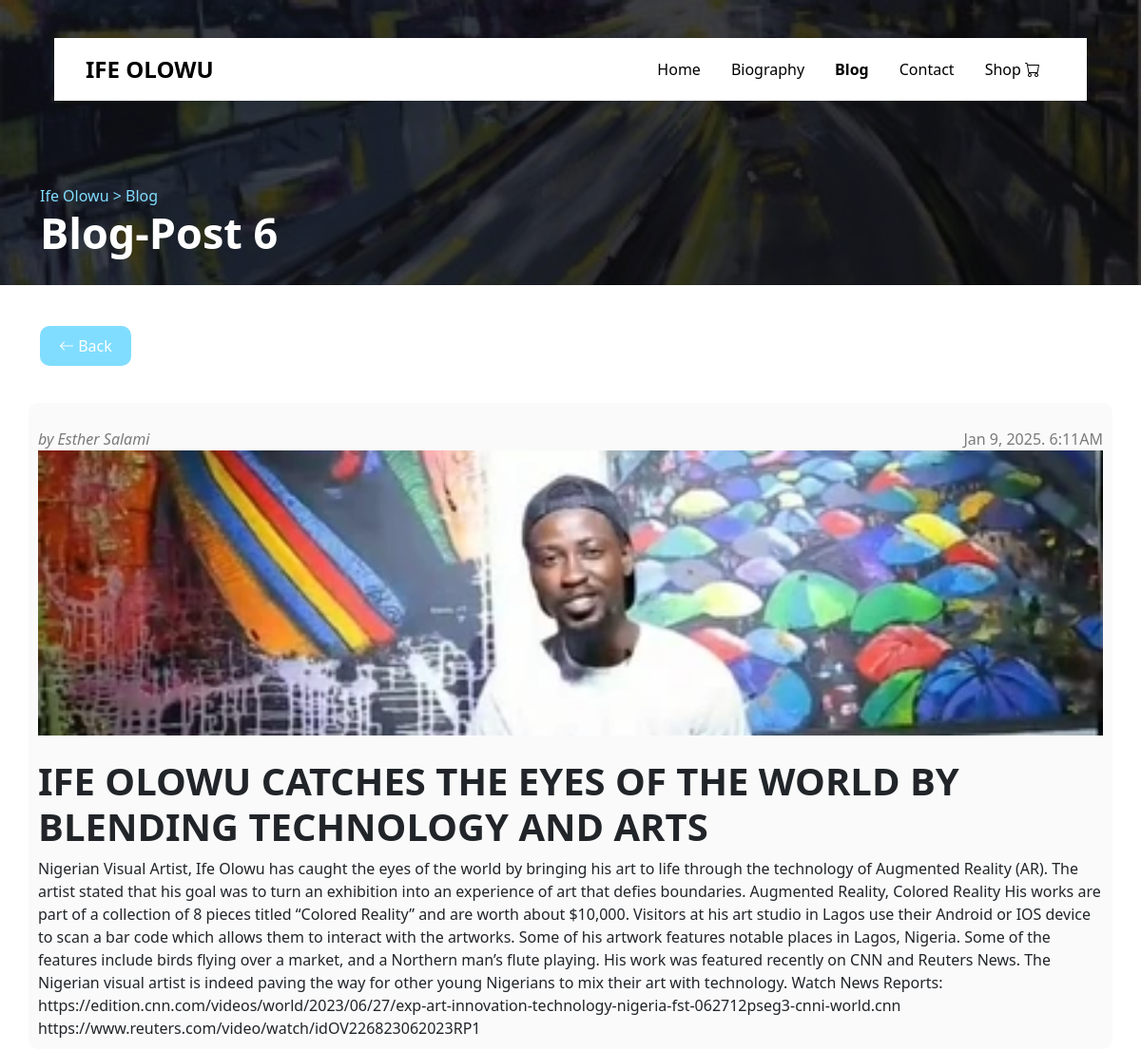
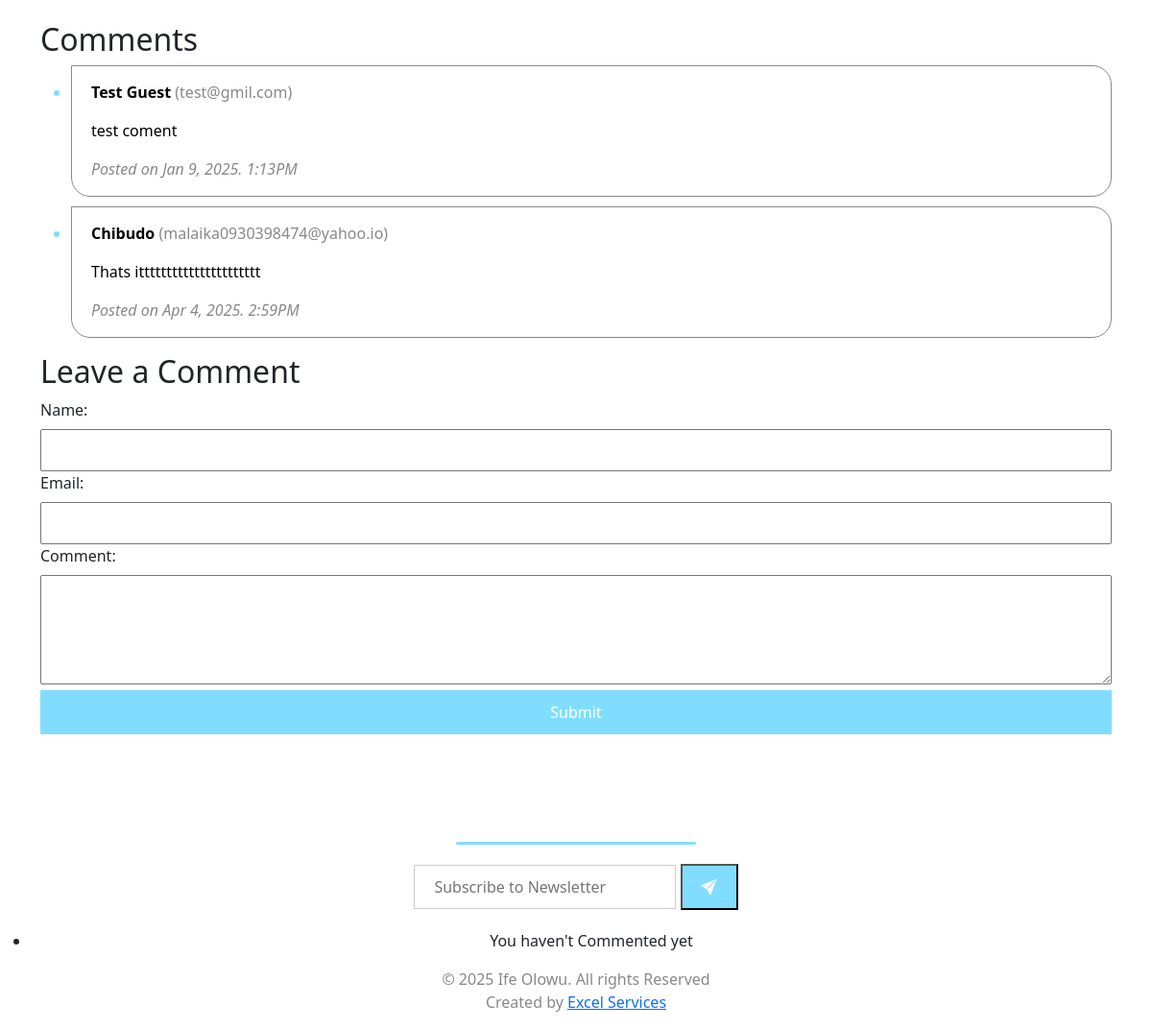
The page /blog/6/ on the database its author committed (2 pictures, top to bottom).
### blog/models.py (models this page shows, shortened)
class BlogPost(models.Model):
    id = models.AutoField(primary_key=True)
    title = models.CharField(max_length=200)
    image = models.ImageField(
        upload_to='blog/images/',
        blank=True,
        null=True,
        validators=[validate_image_size, FileExtensionValidator(['jpg', 'jpeg', 'png', 'gif'])]
    )
    content = models.TextField()
    author = models.CharField(max_length=100, blank=True, null=True)  # Optional author name
    date_created = models.DateTimeField(auto_now_add=True)

class Comment(models.Model):
    id = models.AutoField(primary_key=True)
    blog_post = models.ForeignKey(BlogPost, on_delete=models.CASCADE, related_name='comments')
    name = models.CharField(max_length=100)  # Name of the commenter
    email = models.EmailField()
    content = models.TextField()  # Comment content
    date_created = models.DateTimeField(auto_now_add=True)

### blog/views.py (the view)
# urls.py: path('<int:post_id>/', views.blog_detail, name='blog_detail'),
def blog_detail(request, post_id):
    post = get_object_or_404(BlogPost, id=post_id)
    comments = post.comments.all()  # Get all comments for the post
    if request.method == 'POST':
        form = CommentForm(request.POST)
        if form.is_valid():
            comment = form.save(commit=False)
            comment.blog_post = post  # Associate comment with the current blog post
            comment.save()
            messages.success(request, 'Your comment has been submitted successfully.')
            return redirect('blog_detail', post_id=post.id)
    else:
        messages.error(request, "You haven't Commented yet")
        form = CommentForm()
    return render(request, 'blog/blog_detail.html', {'post': post, 'comments': comments, 'form': form})

### blog/forms.py
class CommentForm(forms.ModelForm):
    class Meta:
        model = Comment
        fields = ['name', 'email', 'content']  # Fields to display in the form
        widgets = {
            'content': forms.Textarea(attrs={'rows': 4}),
        }

### blog/templates/blog/blog_detail.html (shortened to what this page needs)
{% load static %}
<!DOCTYPE html>
<html lang="en">
<head>
  <link href="https://cdn.jsdelivr.net/npm/bootstrap@5.3.0/dist/css/bootstrap.min.css" rel="stylesheet">
  <link href="https://cdn.jsdelivr.net/npm/bootstrap-icons/font/bootstrap-icons.css" rel="stylesheet">
   {% load humanize %}
</head>
<body>
<div class="container">
  <header class="header">
    <div class="container-fluid">
      <div class="d-flex justify-content-between align-items-center py-2 px-3">
        <div class="logo">
          <h1><b>IFE OLOWU</b></h1>
        </div>
        <nav class="d-none d-lg-block">
          <ul class="nav">
            <li class="nav-item">
              <a class="nav-link" href="{% url 'homepage' %}">Home</a>
            </li>
            <li class="nav-item">
              <a class="nav-link" href="{% url 'biography' %}">Biography</a>
            </li>
            <li class="nav-item">
              <a class="nav-link active" href="{% url 'blog_list' %}">Blog</a>
            </li>
            <li class="nav-item">
              <a class="nav-link" href="{% url 'contact' %}">Contact</a>
            </li>
            <li class="nav-item">
              <a class="nav-link" href="{% url 'product_list' %}">
                Shop <i class="bi bi-cart"></i>
              </a>
            </li>
          </ul>
        </nav>
      </div>
    </div>
  </header>
</div>
        <br><br>
        <div class="bkg-img">
            <img width="100%" src="{% static 'core\images\blog.jpg' %}" class="top-img" alt="shop">
        </div>
        <div class="info-area">
            <div class="container">
                <span style="color: #81ddff;"><a href="{% url 'homepage' %}" style="text-decoration: none; color: #81ddff;">Ife Olowu</a> > <a href="{% url 'blog_list' %}" style="text-decoration: none; color: #81ddff;"> Blog</a></span>
                <h1 style="color: #fff; font-size: 45px;"><b>Blog-Post {{ post.id }}</b></h1>
                <br><br><br>
                <a class="btn-back" href="{% url 'blog_list' %}"><i class="bi bi-arrow-left"></i> Back</a>
            </div>
            <br><br>
            <div class="container" style="display: static;">
                <div class="row">
                    <div class="post col"><p></p>
                        <span style="display: flex; justify-content: space-between;">
                            <span style="font-style: italic; color: #7a7a7a;">by {{ post.author }}</span>
                            <span style="color: #7a7a7a;">{{ post.date_created|date:"M j, Y. g:iA" }}</span>
                        </span>
                        <span class="img-blog">
                          {% if post.image %}
                              <img src="{{ post.image.url }}" alt="Blog Image">
                          {% else %}
                              <img src="{% static 'core\images\blog.jpg' %}" alt="Blog Image">
                          {% endif %}
                        </span>
                        <br>
                        <span class="blog-content"><h1><b>{{ post.title|upper }}</b></h1>{{ post.content }}</span>
                    </div>
                    <div class="comments col-12"><br>
                    <h2>Comments</h2>
                    {% if comments %}
                        <ul>
                            {% for comment in comments %}
                                <li class="comment-s">
                                    <p><strong style="color: #000;">{{ comment.name }}</strong> ({{ comment.email }})</p>
                                    <p style="color: #000;">{{ comment.content }}</p>
                                    <p><em>Posted on {{ comment.date_created|date:"M j, Y. g:iA" }}</em></p>
                                </li>
                            {% endfor %}
                        </ul>
                    {% else %}
                        <p>No comments yet. Be the first to comment!</p>
                    {% endif %}
                    <h2>Leave a Comment</h2>
                        <form method="POST">
                            <div>
                                <label class="com" for="id_name">Name:</label>
                                <input class="com" type="text" name="name" id="id_name" value="{{ form.name.value|default:'' }}" required>
                            </div>
                            <div>
                                <label class="com" for="id_email">Email:</label>
                                <input class="com" type="email" name="email" id="id_email" value="{{ form.email.value|default:'' }}" required>
                            </div>
                            <div>
                                <label class="com" for="id_content">Comment:</label>
                                <textarea class="com" name="content" id="id_content" rows="4" required>{{ form.content.value|default:'' }}</textarea>
                            </div>
                            <button class="com" type="submit">Submit</button>
                        </form>
                    </div>
                </div>
            </div>
        </div>
<br>
<br><br>
{% include "newsletter/footer.html" %}
    </body>
</html>

### blog/templates/blog/blog_detail.html (style rules this page uses)
img { pointer-events: none; -webkit-user-select: none; -moz-user-select: none; -ms-user-select: none; user-select: none; -webkit-user-drag: none; user-drag: none; }
.header { background: #fff; box-shadow: 0px 0px 20px rgba(0, 0, 0, 0.1); position: sticky; top: 0; z-index: 0; margin: 40px 15px; padding: 5px; }
.logo h1 { font-size: 24px; font-weight: bold; margin: 0; color: #000; }
.nav-link { color: #000 !important; }
.active { font-weight: bold !important; }
.top-img { position: absolute; top: 0; height: 300px; width: 100%; z-index: -1; filter: brightness(30%); object-fit: cover; }
.btn-back { background-color: #81ddff; color: #fff; border-radius: 10px; padding: 10px 20px; text-decoration: none; }
.post { background-color: #fafafa; border-radius: 10px; padding: 10px; }
.img-blog { display: block; width: 100%; }
.img-blog img { width: 100%; height: 300px; object-fit: cover; max-width: 100%; }
label.com { display: block; margin-bottom: 0.5em; }
input.com, textarea.com { width: 100%; padding: 0.5em; font-size: 1em; }
button.com { padding: 0.7em 1.5em; background-color: #81ddff; color: #fff; border: none; cursor: pointer; width: 100%; }
.comment-s { border: 1px solid #888888; padding: 15px 20px 0px 20px; margin-bottom: 10px; border-radius: 0 20px 20px 20px; color: #888888; }
.comment-s::marker { color: #81ddff; }

### rows shown on the page
BlogPost: id "6", author "Esther Salami", date_created "Jan 9, 2025. 6:11AM", image (picture), title "IFE OLOWU CATCHES THE EYES OF THE WORLD BY BLENDING TECHNOLOGY AND ARTS", content "Nigerian Visual Artist, Ife Olowu has caught the eyes of the world by bringing his art to life through the technology of Augmented Reality (AR). The artist stated that his goal was to turn an exhibition into an experience of art that defies boundaries. Augmented Reality, Colored Reality His works are part of a collection of 8 pieces titled “Colored Reality” and are worth about $10,000. Visitors at his art studio in Lagos use their Android or IOS device to scan a bar code which allows them to interact with the artworks. Some of his artwork features notable places in Lagos, Nigeria. Some of the features include birds flying over a market, and a Northern man’s flute playing. His work was…"
Comment: name "Test Guest", email "test@gmil.com", content "test coment", date_created "Jan 9, 2025. 1:13PM"
Comment: name "Chibudo", email "malaika0930398474@yahoo.io", content "Thats itttttttttttttttttttttt", date_created "Apr 4, 2025. 2:59PM"

### other values the page prints
{{ message }} "You haven't Commented yet"
